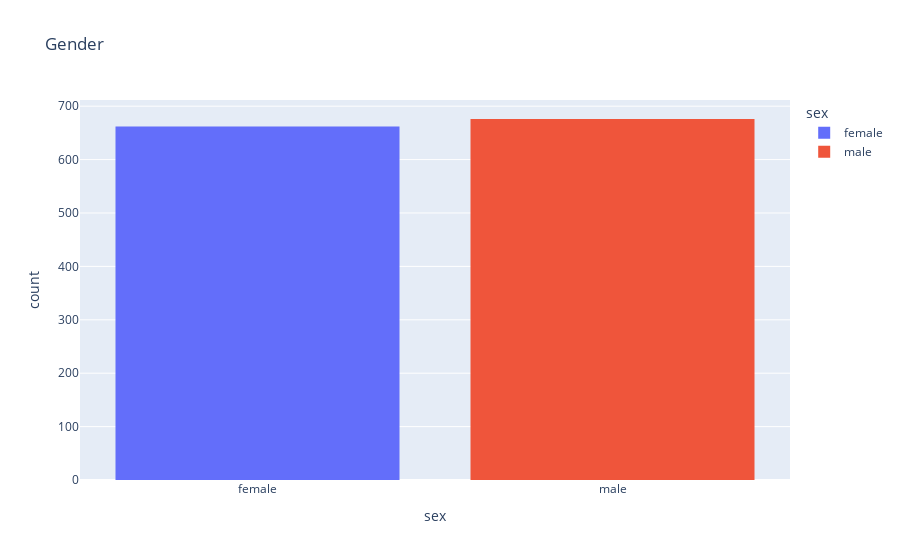

Notebook code for this chart:
### Code cell
px.histogram(medical_df, x='sex', color='sex', title='Gender')

### Figure 1 — Plotly figure (JSON) as saved in the notebook; plotly's stock layout.template omitted (floating-point values rounded to 4 significant figures; data arrays with more than 128 entries replaced by an {"elided": "..."} marker saying what was removed)
{"data": [{"alignmentgroup": "True", "bingroup": "x", "hovertemplate": "sex=%{x}<br>count=%{y}<extra></extra>", "legendgroup": "female", "marker": {"color": "#636efa", "pattern": {"shape": ""}}, "name": "female", "offsetgroup": "female", "orientation": "v", "showlegend": true, "type": "histogram", "x": {"elided": "662 str values"}, "xaxis": "x", "yaxis": "y"}, {"alignmentgroup": "True", "bingroup": "x", "hovertemplate": "sex=%{x}<br>count=%{y}<extra></extra>", "legendgroup": "male", "marker": {"color": "#EF553B", "pattern": {"shape": ""}}, "name": "male", "offsetgroup": "male", "orientation": "v", "showlegend": true, "type": "histogram", "x": {"elided": "676 str values"}, "xaxis": "x", "yaxis": "y"}], "layout": {"barmode": "relative", "legend": {"title": {"text": "sex"}, "tracegroupgap": 0}, "title": {"text": "Gender"}, "xaxis": {"anchor": "y", "categoryarray": ["female", "male"], "categoryorder": "array", "domain": [0, 1], "title": {"text": "sex"}}, "yaxis": {"anchor": "x", "domain": [0, 1], "title": {"text": "count"}}}}
